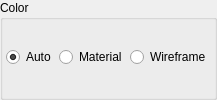
         <widget class="QGroupBox" name="uiWireframeGRP">
          <property name="title">
           <string>Color</string>
          </property>
          <layout class="QVBoxLayout" name="verticalLayout_14">
           <property name="spacing">
            <number>1</number>
           </property>
           <property name="leftMargin">
            <number>3</number>
           </property>
           <property name="topMargin">
            <number>0</number>
           </property>
           <property name="rightMargin">
            <number>3</number>
           </property>
           <property name="bottomMargin">
            <number>3</number>
           </property>
           <item>
            <layout class="QHBoxLayout" name="horizontalLayout_9">
             <property name="spacing">
              <number>3</number>
             </property>
             <item>
              <widget class="QRadioButton" name="uiColorAutoCHK">
               <property name="text">
                <string>Auto</string>
               </property>
               <property name="checked">
                <bool>true</bool>
               </property>
              </widget>
             </item>
             <item>
              <widget class="QRadioButton" name="uiColorMaterialCHK">
               <property name="text">
                <string>Material</string>
               </property>
              </widget>
             </item>
             <item>
              <widget class="QRadioButton" name="uiColorWireframeCHK">
               <property name="text">
                <string>Wireframe</string>
               </property>
               <property name="checked">
                <bool>false</bool>
               </property>
              </widget>
             </item>
            </layout>
           </item>
           <item>
            <layout class="QGridLayout" name="uiColorLAY">
             <property name="spacing">
              <number>3</number>
             </property>
            </layout>
           </item>
          </layout>
         </widget>
